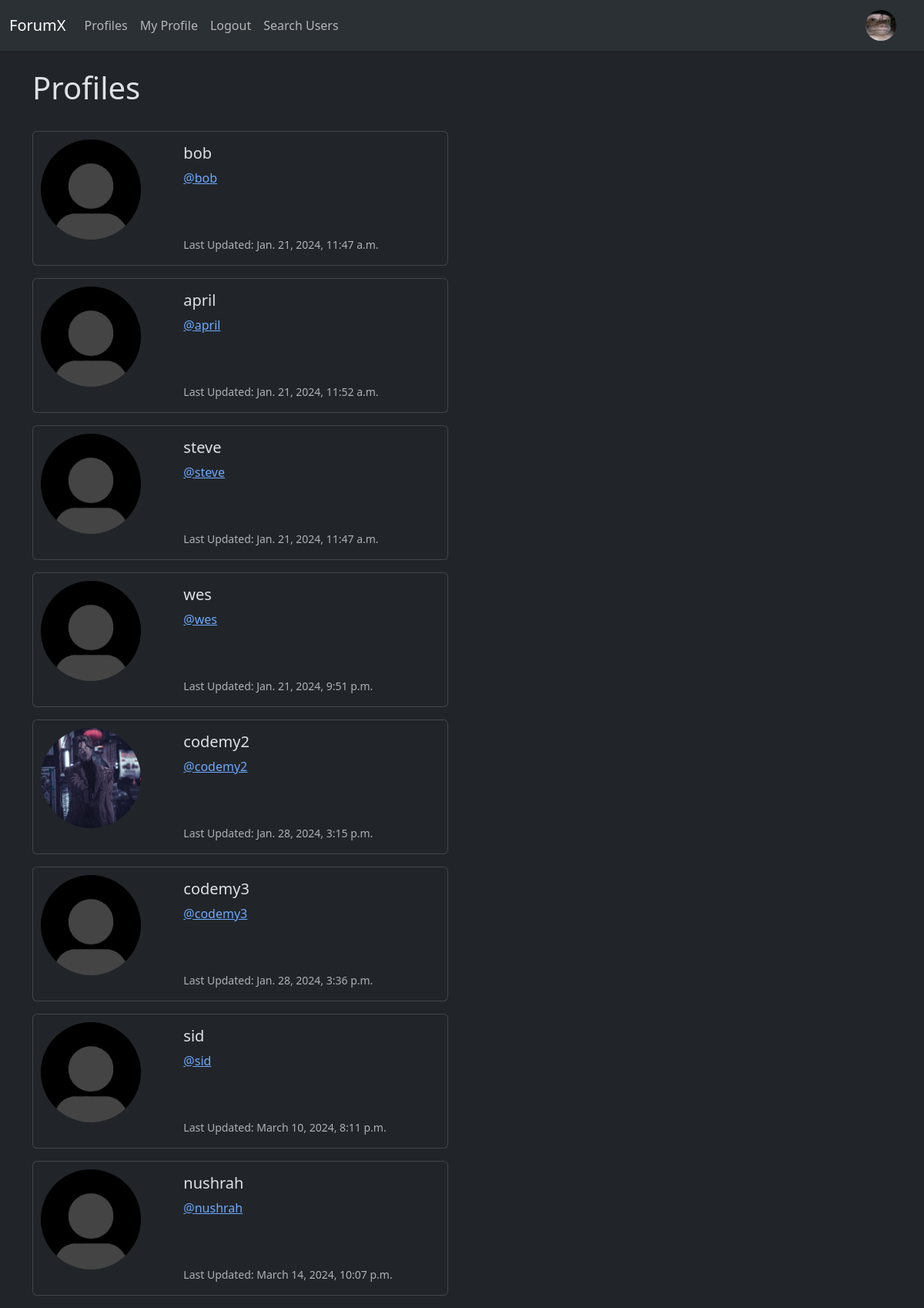
Screenshot of /profile_list/ (signed in) with the database file from the repository.
### forumx/models.py (models this page shows, shortened)
class Profile(models.Model):
   user = models.OneToOneField(User, on_delete=models.CASCADE)
   follows = models.ManyToManyField("self",
    related_name="followed_by",
    symmetrical=False, # User does not need to follow back
    blank=True # User does not need to follow anyone
    )
   date_modified = models.DateTimeField(User, default=timezone.now)
   profile_image = models.ImageField(null=True, blank=True, upload_to="images/")
   profile_bio= models.CharField(null=True, blank=True, max_length=500)

### forumx/views.py (the view)
# urls.py: path('profile_list/', views.profile_list, name='profile_list'),
def profile_list(request):
    if request.user.is_authenticated:
        profiles = Profile.objects.exclude(user=request.user)
        return render(request, 'profile_list.html', {"profiles":profiles })
    else:
        messages.success(request,("You must be logged in to view profiles"))
        return redirect('home')

### forumx/templates/profile_list.html (shortened to what this page needs)
{% extends 'base.html'%}
{% load static %}
{% block content %}
    <h1> Profiles </h1>
    <br>
{% if profiles %}
    {% for profile in profiles %}
    <div class="card mb-3" style="max-width: 540px;">
        <div class="row g-0">
          <div class="col-md-4">
            {% if profile.profile_image %}
                <img src="{{ profile.profile_image.url }}" width=200 height=200  class="img-fluid profile-image">
            {% else %}
                <img src="{% static 'images/user.jpg' %}" class="img-fluid profile-image" alt="...">
            {% endif %}
          </div>
          <div class="col-md-8">
            <div class="card-body">
              <h5 class="card-title">{{ profile.user.username }}</h5>
              <p class="card-text"><a href="{% url 'profile' profile.user.id%}">@{{ profile.user.username|lower }}</a></p>
              <br><br>
              <p class="card-text"><small class="text-body-secondary">Last Updated: {{ profile.date_modified }}</small></p>
            </div>
          </div>
        </div>
      </div>
    {% endfor %}
{% endif %}
{% endblock %}

### forumx/templates/navbar.html (shortened to what this page needs)
<nav class="navbar navbar-expand-lg bg-body-tertiary">
    <div class="container-fluid">
      <a class="navbar-brand" href={% url "home" %}>ForumX</a>
      <div class="collapse navbar-collapse" id="navbarSupportedContent">
        <ul class="navbar-nav me-auto mb-2 mb-lg-0">
          <li class="nav-item">
            <a class="nav-link"
            href="{% url 'profile_list' %}" >Profiles</a>
          </li>
          {% if user.is_authenticated %}
            <li class="nav-item">
              <a class="nav-link"
              href="{% url 'profile' request.user.id %}" >My Profile</a>
            </li>
            <li class="nav-item">
              <a class="nav-link"
              href="{% url 'logout' %}" >Logout</a>
            </li>
            <li>
              <a class="nav-link"
              href="{% url 'search_user'%}" >Search Users</a>
            </li>
          {% endif %}
        </ul>
        {% if user.is_authenticated %}
        <ul class="navbar-nav ml-auto">
          <li class="nav-link navbar-brand">
            <a href="{% url 'profile' request.user.id %}">
              <img src="{{user.profile.profile_image.url}}" class="rounded-circle" width=40>
            </a>
          </li>
        </ul>
        {% endif %}
      </div>
    </div>
  </nav>

### forumx/templates/profile_list.html (style rules this page uses)
.profile-image { padding:10px; width: 150px; height: 150px; border-radius: 50%; object-fit: cover; }

### rows the page displays
Profile: user.username "bob", date_modified "Jan. 21, 2024, 11:47 a.m."
Profile: user.username "april", date_modified "Jan. 21, 2024, 11:52 a.m."
Profile: user.username "steve", date_modified "Jan. 21, 2024, 11:47 a.m."
Profile: user.username "wes", date_modified "Jan. 21, 2024, 9:51 p.m."
Profile: profile_image (picture), user.username "codemy2", date_modified "Jan. 28, 2024, 3:15 p.m."
Profile: user.username "codemy3", date_modified "Jan. 28, 2024, 3:36 p.m."
Profile: user.username "sid", date_modified "March 10, 2024, 8:11 p.m."
Profile: user.username "nushrah", date_modified "March 14, 2024, 10:07 p.m."
